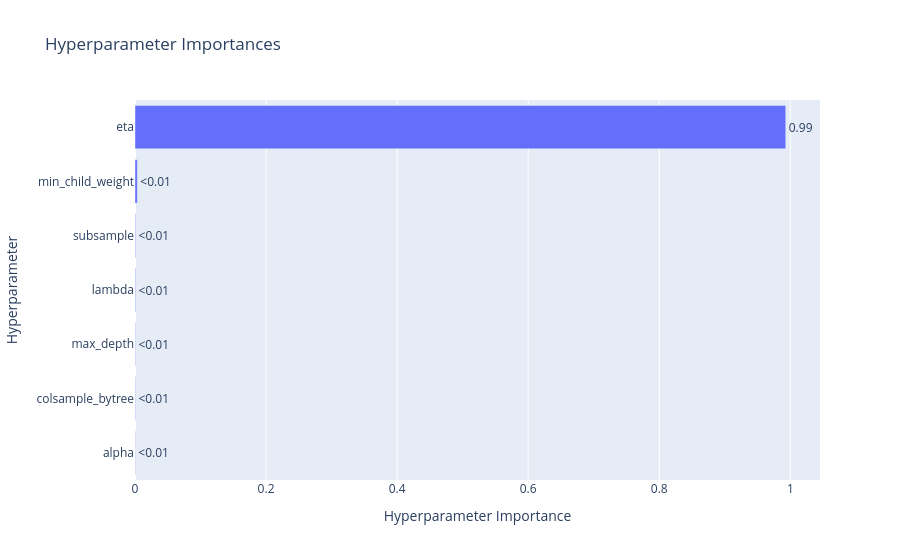

Notebook cell for this chart:
### Code cell
# Visualising feature importance :
import optuna.visualization as vis
vis.plot_param_importances(study=study)

### Figure 1 — Plotly figure (JSON) as saved in the notebook; plotly's stock layout.template omitted (floating-point values rounded to 4 significant figures)
{"data": [{"cliponaxis": false, "hovertemplate": ["alpha (FloatDistribution): 0.0004348982422928702<extra></extra>", "colsample_bytree (FloatDistribution): 0.0006146452871180016<extra></extra>", "max_depth (IntDistribution): 0.0006167582769373036<extra></extra>", "lambda (FloatDistribution): 0.0008747483021792417<extra></extra>", "subsample (FloatDistribution): 0.0008890813459802272<extra></extra>", "min_child_weight (IntDistribution): 0.0035402609842789417<extra></extra>", "eta (FloatDistribution): 0.9930296075612135<extra></extra>"], "name": "Objective Value", "orientation": "h", "text": ["<0.01", "<0.01", "<0.01", "<0.01", "<0.01", "<0.01", "0.99"], "textposition": "outside", "type": "bar", "x": [0.0004349, 0.0006146, 0.0006168, 0.0008747, 0.0008891, 0.00354, 0.993], "y": ["alpha", "colsample_bytree", "max_depth", "lambda", "subsample", "min_child_weight", "eta"]}], "layout": {"title": {"text": "Hyperparameter Importances"}, "xaxis": {"title": {"text": "Hyperparameter Importance"}}, "yaxis": {"title": {"text": "Hyperparameter"}}}}
